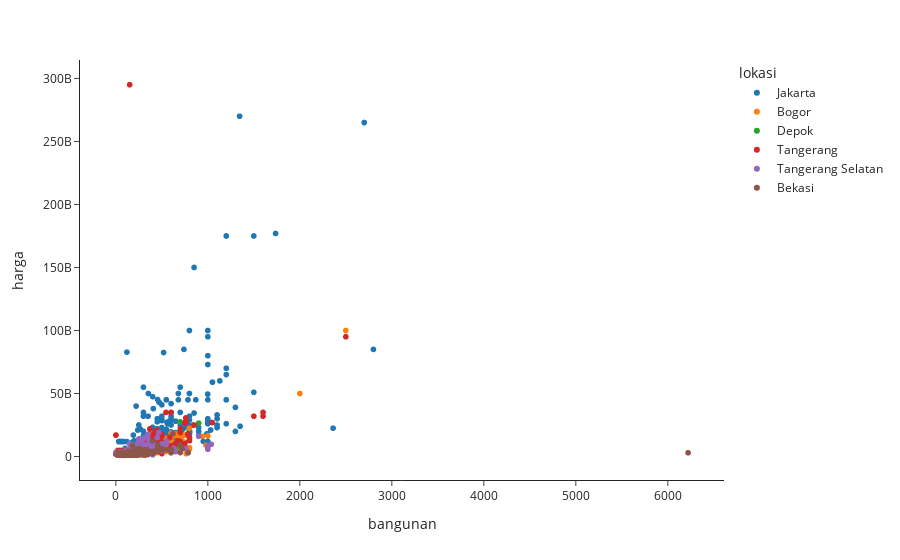

The notebook cell this image was saved under:
### Code cell
fig = px.scatter(df, x="bangunan", y="harga", color="lokasi")
fig.show()

### Figure 1 — Plotly figure (JSON) as saved in the notebook; plotly's stock layout.template omitted (floating-point values rounded to 4 significant figures; data arrays with more than 128 entries replaced by an {"elided": "..."} marker saying what was removed)
{"data": [{"hovertemplate": "lokasi=Jakarta<br>bangunan=%{x}<br>harga=%{y}<extra></extra>", "legendgroup": "Jakarta", "marker": {"color": "#1F77B4", "symbol": "circle"}, "mode": "markers", "name": "Jakarta", "showlegend": true, "type": "scattergl", "x": {"elided": "960 int values"}, "xaxis": "x", "y": {"elided": "960 int values"}, "yaxis": "y"}, {"hovertemplate": "lokasi=Bogor<br>bangunan=%{x}<br>harga=%{y}<extra></extra>", "legendgroup": "Bogor", "marker": {"color": "#FF7F0E", "symbol": "circle"}, "mode": "markers", "name": "Bogor", "showlegend": true, "type": "scattergl", "x": {"elided": "988 int values"}, "xaxis": "x", "y": {"elided": "988 int values"}, "yaxis": "y"}, {"hovertemplate": "lokasi=Depok<br>bangunan=%{x}<br>harga=%{y}<extra></extra>", "legendgroup": "Depok", "marker": {"color": "#2CA02C", "symbol": "circle"}, "mode": "markers", "name": "Depok", "showlegend": true, "type": "scattergl", "x": {"elided": "998 int values"}, "xaxis": "x", "y": {"elided": "998 int values"}, "yaxis": "y"}, {"hovertemplate": "lokasi=Tangerang<br>bangunan=%{x}<br>harga=%{y}<extra></extra>", "legendgroup": "Tangerang", "marker": {"color": "#D62728", "symbol": "circle"}, "mode": "markers", "name": "Tangerang", "showlegend": true, "type": "scattergl", "x": {"elided": "989 int values"}, "xaxis": "x", "y": {"elided": "989 int values"}, "yaxis": "y"}, {"hovertemplate": "lokasi=Tangerang Selatan<br>bangunan=%{x}<br>harga=%{y}<extra></extra>", "legendgroup": "Tangerang Selatan", "marker": {"color": "#9467BD", "symbol": "circle"}, "mode": "markers", "name": "Tangerang Selatan", "showlegend": true, "type": "scattergl", "x": {"elided": "996 int values"}, "xaxis": "x", "y": {"elided": "996 int values"}, "yaxis": "y"}, {"hovertemplate": "lokasi=Bekasi<br>bangunan=%{x}<br>harga=%{y}<extra></extra>", "legendgroup": "Bekasi", "marker": {"color": "#8C564B", "symbol": "circle"}, "mode": "markers", "name": "Bekasi", "showlegend": true, "type": "scattergl", "x": {"elided": "994 int values"}, "xaxis": "x", "y": {"elided": "994 int values"}, "yaxis": "y"}], "layout": {"legend": {"title": {"text": "lokasi"}, "tracegroupgap": 0}, "margin": {"t": 60}, "xaxis": {"anchor": "y", "domain": [0, 1], "title": {"text": "bangunan"}}, "yaxis": {"anchor": "x", "domain": [0, 1], "title": {"text": "harga"}}}}
